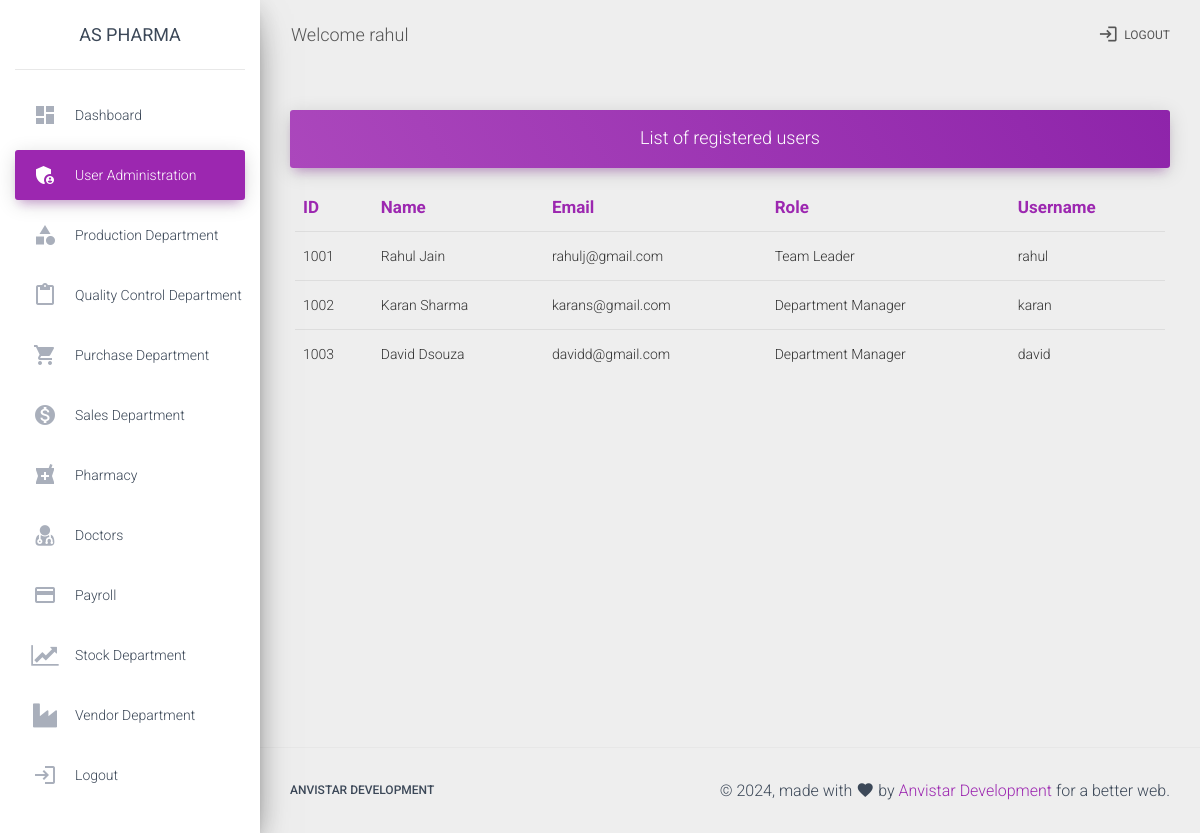
Screenshot of /Admin/display_users_list.php (signed in) with the database file from the repository.
### tables this page shows
CREATE TABLE `users` (
  `user_id` int(11) NOT NULL,
  `fname` varchar(20) NOT NULL,
  `lname` varchar(20) NOT NULL,
  `email` varchar(100) NOT NULL,
  `role` varchar(30) NOT NULL,
  `username` varchar(20) NOT NULL,
  `password` varchar(30) NOT NULL
);

### Admin/display_users_list.php (the view, shortened to what this page needs)
<?php
  $username=$_SESSION['username'];
?>
<!DOCTYPE html>
<html lang="en">
<head>
  <link rel="stylesheet" href="https://maxcdn.bootstrapcdn.com/font-awesome/latest/css/font-awesome.min.css">
  <link href="../assets/css/material-dashboard.css?v=2.1.2" rel="stylesheet" />
</head>
<body class="">
  <div class="wrapper ">
    <div class="sidebar" data-color="purple" data-background-color="white" data-image="../assets/img/sidebar-1.jpg">
      <div class="logo"><a href="admin_dashboard.php" class="simple-text logo-normal">
          AS Pharma
        </a></div>
      <div class="sidebar-wrapper">
        <ul class="nav">
          <li class="nav-item ">
            <a class="nav-link" href="admin_dashboard.php">
              <i class="material-icons">dashboard</i>
              <p>Dashboard</p>
            </a>
          </li>
           <li class="nav-item active ">
            <a class="nav-link" href="user_administration.php">
              <i class="material-icons">admin_panel_settings</i>
              <p>User Administration</p>
            </a>
          </li>
          <li class="nav-item">
            <a class="nav-link" href="#">
              <i class="material-icons">category</i>
              <p>Production Department</p>
            </a>
          </li>
          <li class="nav-item">
            <a class="nav-link" href="#">
              <i class="material-icons">content_paste</i>
              <p>Quality Control Department</p>
            </a>
          </li>
          <li class="nav-item">
            <a class="nav-link" href="#">
              <i class="material-icons">shopping_cart</i>
              <p>Purchase Department</p>
            </a>
          </li>
          <li class="nav-item">
            <a class="nav-link" href="#">
              <i class="material-icons">monetization_on</i>
              <p>Sales Department</p>
            </a>
          </li>
          <li class="nav-item">
            <a class="nav-link" href="#">
              <i class="material-icons">local_pharmacy</i>
              <p>Pharmacy</p>
            </a>
          </li>
          <li class="nav-item">
            <a class="nav-link" href="#">
              <i class="fa fa-user-md"></i>
              <p>Doctors</p>
            </a>
          </li>
          <li class="nav-item">
            <a class="nav-link" href="#">
              <i class="material-icons">payment</i>
              <p>Payroll</p>
            </a>
          </li>
          <li class="nav-item">
            <a class="nav-link" href="#">
              <i class="fa fa-line-chart"></i>
              <p>Stock Department</p>
            </a>
          </li>
          <li class="nav-item">
            <a class="nav-link" href="#">
              <i class="fa fa-industry" aria-hidden="true"></i>
              <p>Vendor Department</p>
            </a>
          </li>
          <li class="nav-item">
            <a class="nav-link" href="../logout.php">
              <i class="material-icons">login</i>
              <p>Logout</p>
            </a>
          </li>
        </ul>
      </div>
    </div>
    <div class="main-panel">
      <nav class="navbar navbar-expand-lg navbar-transparent navbar-absolute fixed-top ">
        <div class="container-fluid">
          <div class="navbar-wrapper">
            <a class="navbar-brand" href="javascript:;">Welcome <?php echo $username; ?></a>
          </div>
          <div class="collapse navbar-collapse justify-content-end">
            <ul class="navbar-nav">
               <li class="nav-item ">
                  <a class="nav-link" href="../logout.php">
                    <i class="material-icons">login</i> Logout
                  </a>
              </li>
            </ul>
          </div>
        </div>
      </nav>
      <div class="content">
        <div class="container">
          <div class="row">
            <div class="col-md-12">
              <div class="card card-plain">
                <div class="card-header card-header-primary">
                  <h4 class="card-title mt-0" align="center">List of registered users</h4>
                </div>
      <?php
        class DisplayUser extends Database
        {
          public function displayRecord()
          {
            $con=$this->connect();
            $query=$con->query("select * from users");
            echo '<div class="card-body">
                  <div class="table-responsive">
                    <table class="table table-hover">
                      <thead class="text-primary">
                        <th><b><strong>
                          ID</b></strong>
                        </th>
                        <th><b><strong>
                          Name
                        </th></b></strong>
                        <th><b><strong>
                          Email
                        </th></b></strong>
                        <th><b><strong>
                          Role
                        </th></b></strong>
                        <th><b><strong>
                          Username
                        </th></b></strong>
                      </thead><tbody>';
            while($res=mysqli_fetch_array($query))
              {
                echo "<tr>";
                  echo "<td>".$res['user_id']."</td>";
                  echo "<td>".$res['fname']." ".$res['lname']."</td>";
                  echo "<td>".$res['email']."</td>";
                  echo "<td>".$res['role']."</td>";
                  echo "<td>".$res['username']."</td>";
                echo "</tr>";
              }
              echo "</tbody>
                    </table>";
          }
        }
        $d = new DisplayUser();
        $d->displayRecord();
      ?>
      </div>
                </div>
      </div>
            </div>
          </div>
        </div>
      </div>
      <footer class="footer">
        <div class="container-fluid">
          <nav class="float-left">
            <ul>
              <li>
                <a href="https://www.anvistar.in" target="_blank">
                  Anvistar Development
                </a>
              </li>
            </ul>
          </nav>
          <div class="copyright float-right">
            &copy;
            , made with <i class="material-icons">favorite</i> by
            <a href="https://www.anvistar.in" target="_blank">Anvistar Development</a> for a better web.
          </div>
        </div>
      </footer>
    </div>
  </div>
</body>
</html>

### rows the page displays
users: user_id "1001", fname "Rahul", lname "Jain", email "rahulj@gmail.com", role "Team Leader", username "rahul"
users: user_id "1002", fname "Karan", lname "Sharma", email "karans@gmail.com", role "Department Manager", username "karan"
users: user_id "1003", fname "David", lname "Dsouza", email "davidd@gmail.com", role "Department Manager", username "david"

### other values shown
$username "rahul"
